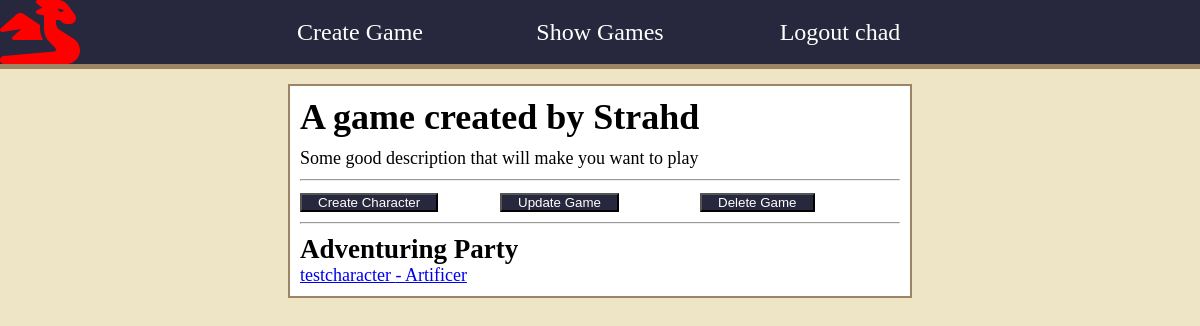
Page /games/30/ (signed in) on the committed database.
### games/models.py (models this page shows, shortened)
class Game(models.Model):
    name = models.CharField(max_length=200)
    description = models.TextField()
    members = models.ManyToManyField(USER_MODEL, related_name="games")
    user = models.ForeignKey(USER_MODEL, related_name="created_games", on_delete=models.CASCADE)

class Character(models.Model):
    summary = models.TextField()
    name = models.CharField(max_length=100)
    playersclass = models.CharField(choices=CLASS_CHOICES, max_length=50, default='Artificer')
    user = models.ForeignKey(USER_MODEL, related_name="characters", on_delete=models.CASCADE)
    game = models.ForeignKey("Game", related_name="characters", on_delete=models.CASCADE)

### games/views.py (the view)
# urls.py: path("<int:pk>/", GameDetailView.as_view(), name="show_game"),
class GameDetailView(LoginRequiredMixin, DetailView):
    model = Game
    template_name = "games/detail_game.html"
    context_object_name = "game_detail"

### games/templates/games/detail_game.html
{% extends 'base.html' %}
{% block content %}
<div class="games-container">
    <h1>{{ game_detail.name }}</h1>
    <div class="game-description">
        <p>{{ game_detail.description }}</p>
    </div>
    <hr>
    <div class="game-character-navigation">
        <div>
            <button><a href="{% url 'create_character' game_detail.id %}">Create Character</a></button>
        </div>
        {% if game_detail.user == user %}
            <div>
                <button><a href="{% url 'update_game' game_detail.id %}">Update Game</a></button>
            </div>
            <div>
                <button><a href="{% url 'delete_game' game_detail.id %}">Delete Game</a></button>
            </div>
        {% endif %}
    </div>
    <hr>
    <h2>Adventuring Party</h2>
    <div class="characters">
    {% for character in game_detail.characters.all %}
        <a href="{% url 'detail_character' character.id %}" class="single-character">{{ character.name }} - {{ character.playersclass }}</a>
    {% endfor %}
</div>
{% endblock content %}

### games/templates/base.html (shortened to what this page needs)
{% load static %}
<!DOCTYPE html>
<html lang="en">
<head>
    <link rel="stylesheet" href="{% static 'player/player.css' %}">
</head>
<body>
    <header>
        <nav>
        <i class="fa-solid fa-dragon background-dragon"></i>
            <ul>
                {% if user.is_authenticated %}
                    <li ><a href="{% url 'create_game' %}" class="nav-link">Create Game</a></li>
                    <li><a href="{% url 'list_games' %}" class="nav-link">Show Games</a></li>
                    <li><a href="{% url 'logout' %}" class="nav-link">Logout {{ user.username }}</a></li>
                {% else %}
                <li><a href="{% url 'signup' %}" class="nav-link">Signup</a></li>
                <li class="login"><a href="{% url 'login' %}" class="nav-link">Login</a></li>
                {% endif %}
            </ul>
        </nav>
    </header>
   <main>
       {% block content %}
       {% endblock content%}
   </main>
</body>
</html>

### games/static/player/player.css (style rules this page uses)
* { margin: 0; padding: 0; }
body { background-color: #eee5c6; font-size: 18px; }
header { background-color:#27273d; height: 4rem; margin-bottom: 20px; }
nav { border-bottom: 5px solid #9b8564; }
header > nav, ul { height: 100%; }
header > nav > ul { display: grid; grid-template-columns: repeat(5, 1fr); align-items: center; justify-items: center; list-style: none; }
.nav-link { text-decoration: none; font-size: 1.5rem; height: 100%; color: white; }
header > nav > ul > li:nth-child(1) { grid-column-start: 2; }
main { display: flex; justify-content: center; align-content: center; }
.background-dragon { position: fixed; color: red; height: 4rem; }
.games-container { display: flex; flex-direction: column; height: auto; width: 50%; background-color: white; border: 2px solid #9b8564; padding: 10px; }
.games-container > h1 { margin-bottom: 10px; }
li { list-style: none; }
.fa-dragon { padding-right: 6px; }
button { background-color:#27273d; }
button > a { color: white; text-decoration: none; padding: 1rem; }
.game-character-navigation { display: grid; grid-template-columns: repeat(3, 1fr); }
hr { margin-top: 10px; margin-bottom: 10px; }
.characters { display: grid; grid-template-columns: repeat(1, 1fr); gap: 10px; }
.single-character { grid-column-start: 1; gap: 10; }

### rows in the picture
Game: name "A game created by Strahd", description "Some good description that will make you want to play"
Character: name "testcharacter", playersclass "Artificer"

### other values in the picture
{{ user.username }} "chad"
